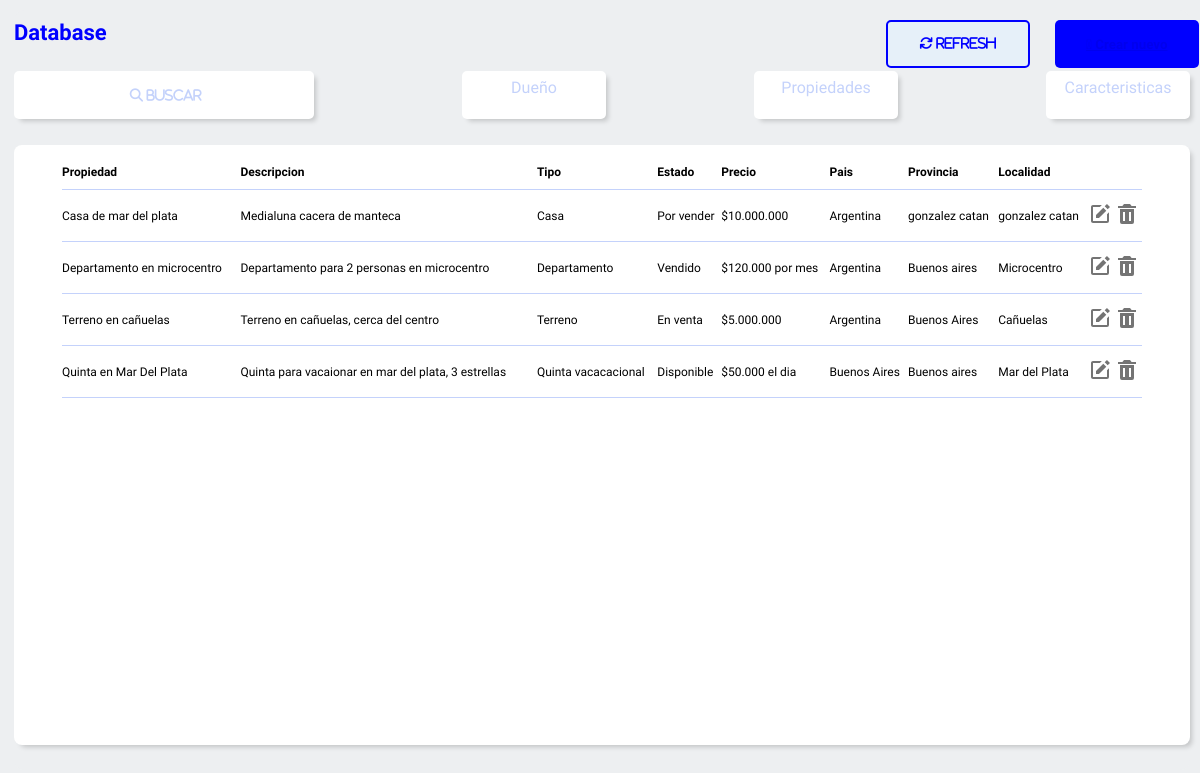
Page /inicio_mascaro/ on the earlier database version.
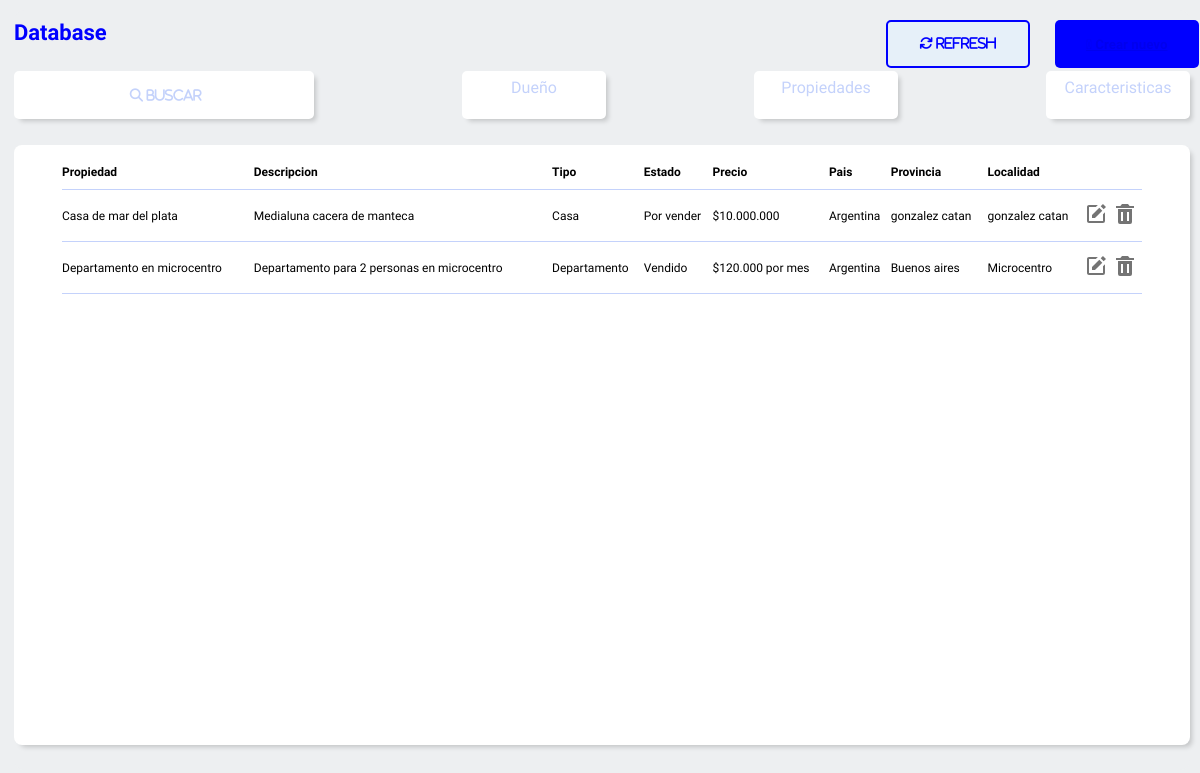
Same page on the later database version.
### bd_app/models.py (models this page shows, shortened)
class datos_propiedad_model(models.Model):
    CASA='Casa'
    DEPARTAMENTO= 'Departamento'
    TERRENO= 'Terreno'
    LOCAL_COMERCIAL='Local comercial'
    PH = 'PH'
    QUINTA_VACACIONAL='Quinta vacacacional'
    OFICINA_COMERCIAL= 'Oficina comercial'
    GARAGE= 'Garage'
    BODEGA_GALPON= 'Bodega-Galpon'
    FCOMERCIO= 'Fondo de comercio'
    HOTEL= 'Hotel'
    DEPOSITO= 'Deposito'
    BODEGA= 'Bodega, niho o parcela'
    CONSULTORIO= 'Consultorio'
    OPCIONES=[(CASA,'Casa'),
              (DEPARTAMENTO, 'Departamento'),
              (TERRENO,'terreno'),
              (LOCAL_COMERCIAL,'Local comercial'),
              (PH,'ph'),
              (QUINTA_VACACIONAL,'Quinta vacacional'),
              (OFICINA_COMERCIAL,'Oficina comercial'),
              (GARAGE, 'Garage'),
              (BODEGA_GALPON, 'Bodega-Galpon'),
              (FCOMERCIO, 'Fondo de comercio'),
              (HOTEL, 'Hotel'),
              (DEPOSITO, 'Deposito'),
              (BODEGA, 'Bodega, niho o parcela'),
              (CONSULTORIO, 'Consultorio'),
              ]
    DIS='Disponible'
    ALQ='Alquilado'
    ENAL= 'En alquiler'
    ENV= 'En venta'
    POR = 'Por vender'
    VN= 'Vendido'
    OPCIONES_ESTADO=[(DIS,'Disponible'),
                     (ENAL,'En alquiler'),
                     (ALQ,'Alquilado'),
                     (ENV,'En venta'),
                     (POR,'Por vender'),
                     (VN,'Vendido')]
    id = models.AutoField(primary_key=True)
    dueño= models.CharField(max_length=50,blank=True)
    tipo = models.CharField(choices=OPCIONES,
                            max_length=50,
                            default=CASA,
                            null=True,
                            blank = True)
    estado = models.CharField(max_length=50,null=True,blank=False,
                              choices=OPCIONES_ESTADO,
                              default=DIS,)
    direccion = models.CharField(max_length=50,null=True,blank=False)
    descripcion= models.CharField(max_length=200,null=True,blank=False)
    pais= models.CharField(max_length=50,blank = True,null=True)
    provincia = models.CharField(max_length=50,blank = True,null=True)
    localidad = models.CharField(max_length=50,blank = True,null=True)
    parcela= models.IntegerField(null=True,blank=False)
    lote= models.CharField(max_length=50,null=True,blank=False)
    tamaño= models.CharField(max_length=50,null=True,blank=False)
    metros2 = models.CharField(max_length=50,null=True,blank=False)
    clave_c=models.CharField(max_length=50,null=True,blank=False)
    titular = models.CharField(max_length=50,null=True,blank=False)
    MN='Monoambiente'
    DOS='2 Ambientes'
    TRES='3 Ambientes'
    CUATRO='4 Ambientes'
    CINCO='5 Ambientes'
    OPCIONES_AMBIENTES=[(MN,'Monoambiente'),
                        (DOS,'2 Ambientes'),
                        (TRES,'3 Ambientes'),
                        (CUATRO,'4 Ambientes'),
                        (CINCO,'5 Ambientes')]
    propiedad = models.CharField(max_length=200,null=True,blank=False)
    ambientes= models.CharField(max_length=50,null=True,blank=False,
                             choices=OPCIONES_AMBIENTES,
                             default= MN)
    baños= models.IntegerField(null=True,blank=False)
    dormitorios= models.IntegerField(null=True,blank=False)
    cocina= models.IntegerField(null=True,blank=False)
    living= models.IntegerField(null=True,blank=False)
    comedor= models.IntegerField(null=True,blank=False)
    garage= models.IntegerField(null=True,blank=False)
    sotano=models.IntegerField(null=True,blank=False)
    terrasa= models.IntegerField(null=True,blank=False)
    descripcion= models.CharField(max_length=200,null=True,blank=False)
    precio= models.CharField(max_length=20,null=True,blank=False)

### bd_app/views.py (the view, shortened to what this page needs)
# urls.py: path('inicio_mascaro/',inicio_mascaro,name='inicio_mascaro'),
def inicio_mascaro (request):
      queryset = request.GET.get('buscar')
      clientes = datos_propiedad_model.objects.all().order_by('precio')
      return render (request,'bd_app/filtros/propiedades/inicio_mascaro.html',{'clientes':clientes})

### bd_app/templates/bd_app/filtros/propiedades/inicio_mascaro.html (shortened to what this page needs)
{% extends 'bd_app/inicio.html' %}
{% block tabla %}
<div class="tabla__main">
    <table>
        <thead>
            <th> <a href="{% url 'inicio_za' %}"> Propiedad</th></a>
            <th>Descripcion</th>
            <th>Tipo</th>
            <th>Estado</th>
            <th> <a href="{% url 'inicio_mascaro' %}"> Precio</th></a>
            <th>Pais</th>
            <th>Provincia</th>
            <th>Localidad</th>
        </thead>
        <tbody>
            {% for i in clientes %}
            <tr>
                <td>{{ i.propiedad }}</td>
                <td>{{ i.descripcion }}</td>
                <td>{{ i.tipo }}</td>
                <td>{{ i.estado}}</td>
                <td>{{ i.precio }}</td>
                <td>{{ i.pais }}</td>
                <td>{{ i.provincia}}</td>
                <td>{{ i.localidad}}</td>
                <td class='edit'></td>
                <td class='delete'><a  href="{% url 'delete' i.id %}"  id="{{ i.id }}" > <svg class='buttom_delete'  xmlns="http://www.w3.org/2000/svg" width="24" height="24" viewBox="0 0 24 24" style="fill: rgb(116, 116, 116);transform: ;msFilter:;"><path d="M6 7H5v13a2 2 0 0 0 2 2h10a2 2 0 0 0 2-2V7H6zm4 12H8v-9h2v9zm6 0h-2v-9h2v9zm.618-15L15 2H9L7.382 4H3v2h18V4z"></path></svg> </a></td>
            </tr>
            {% endfor %}
    </table>
</div>
{% endblock %}

Differences in the rows shown:
removed datos_propiedad_model: propiedad "Terreno en cañuelas", descripcion "Terreno en cañuelas, cerca del centro", tipo "Terreno", estado "En venta", precio "$5.000.000", pais "Argentina", provincia "Buenos Aires", localidad "Cañuelas"
removed datos_propiedad_model: propiedad "Quinta en Mar Del Plata", descripcion "Quinta para vacaionar en mar del plata, 3 estrellas", tipo "Quinta vacacacional", estado "Disponible", precio "$50.000 el dia", pais "Buenos Aires", provincia "Buenos aires", localidad "Mar del Plata"
